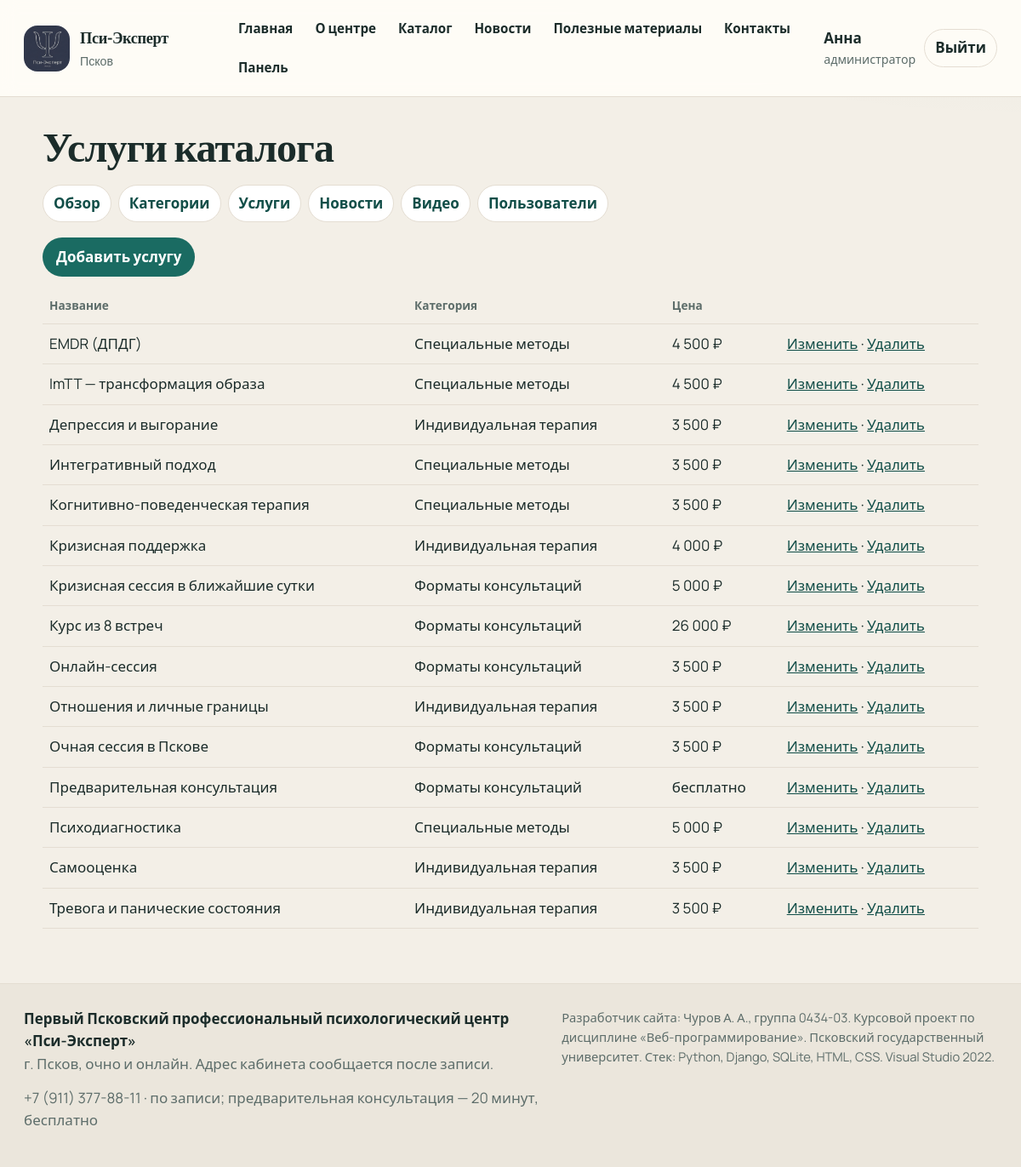
Page /panel/services/ (signed in) on the committed database.
### app/models.py (models this page shows, shortened)
class Service(models.Model):
    category = models.ForeignKey(
        Category,
        on_delete=models.PROTECT,
        related_name='services',
        verbose_name='Категория',
    )
    name = models.CharField('Название', max_length=200)
    price = models.DecimalField('Стоимость, ₽', max_digits=10, decimal_places=2)
    duration = models.CharField('Длительность', max_length=80, default='60 минут')
    method = models.CharField('Метод', max_length=160, blank=True)
    description = models.TextField('Описание')
    image = models.ImageField('Изображение', upload_to='services/', blank=True)
    available = models.BooleanField('Доступна для записи', default=True)
    created_at = models.DateTimeField('Добавлена', auto_now_add=True)
    class Meta:
        ordering = ['name']
        verbose_name = 'Услуга'
        verbose_name_plural = 'Услуги'
    @property
    def price_label(self):
        return format_price(self.price)

class Category(models.Model):
    name = models.CharField('Название', max_length=120)
    name_key = models.CharField('Ключ названия', max_length=120, unique=True, editable=False)
    slug = models.SlugField('Адрес', max_length=140, unique=True)
    description = models.TextField('Описание', blank=True)
    position = models.PositiveIntegerField('Порядок', default=0)
    class Meta:
        ordering = ['position', 'name']
        verbose_name = 'Категория'
        verbose_name_plural = 'Категории'

### app/views.py (the view)
# urls.py: path('panel/services/', views.panel_services, name='panel_services'),
@role_required(Profile.ROLE_ADMIN)
def panel_services(request):
    services = Service.objects.select_related('category')
    return render(request, 'app/panel/services.html', {'services': services})

### app/context_processors.py (called while the page is built)
def site_context(request):
    role = None
    cart_count = 0
    user = request.user
    if user.is_authenticated:
        profile = getattr(user, 'profile', None)
        role = profile.role if profile else None
        if role == 'client':
            cart = Cart.objects.filter(user=user).first()
            if cart:
                cart_count = cart.total_items()
    return {
        'company': COMPANY,
        'user_role': role,
        'cart_count': cart_count,
    }

### app/models.py (called while the page is built)
def format_price(value):
    if value is None:
        return '0'
    amount = Decimal(value)
    if amount == 0:
        return 'бесплатно'
    return f'{int(amount):,}'.replace(',', ' ') + ' ₽'

### app/templates/app/panel/services.html (shortened to what this page needs)
{% extends "app/base.html" %}
{% block content %}
<h1>Услуги каталога</h1>
{% include "app/panel/subnav.html" %}
<p><a class="btn" href="{% url 'service_add' %}">Добавить услугу</a></p>
<table class="table">
    <thead><tr><th>Название</th><th>Категория</th><th>Цена</th><th></th></tr></thead>
    <tbody>
        {% for service in services %}
        <tr>
            <td>{{ service.name }}</td>
            <td>{{ service.category.name }}</td>
            <td>{{ service.price_label }}</td>
            <td>
                <a href="{% url 'service_edit' service.pk %}">Изменить</a>
                · <a href="{% url 'service_delete' service.pk %}">Удалить</a>
            </td>
        </tr>
        {% endfor %}
    </tbody>
</table>
{% endblock %}

### app/templates/app/base.html (shortened to what this page needs)
{% load static %}
<!DOCTYPE html>
<html lang="ru">
<head>
    <link rel="stylesheet" href="{% static 'app/css/site.css' %}">
</head>
<body>
    <header class="site-header">
        <a class="brand" href="{% url 'home' %}">
            <img src="{% static 'app/content/logo_psy.png' %}" alt="">
            <span>
                <strong>{{ company.name }}</strong>
                <small>Псков</small>
            </span>
        </a>
        {% with url_name=request.resolver_match.url_name %}
        <nav class="nav" aria-label="Разделы сайта">
            <a class="{% if url_name == 'home' %}is-active{% endif %}" href="{% url 'home' %}">Главная</a>
            <a class="{% if url_name == 'about' %}is-active{% endif %}" href="{% url 'about' %}">О центре</a>
            <a class="{% if url_name == 'catalog' or url_name == 'catalog_category' or url_name == 'service_detail' %}is-active{% endif %}" href="{% url 'catalog' %}">Каталог</a>
            <a class="{% if url_name == 'news_list' or url_name == 'news_detail' %}is-active{% endif %}" href="{% url 'news_list' %}">Новости</a>
            <a class="{% if url_name == 'materials' %}is-active{% endif %}" href="{% url 'materials' %}">Полезные материалы</a>
            <a class="{% if url_name == 'contacts' %}is-active{% endif %}" href="{% url 'contacts' %}">Контакты</a>
            {% if user_role == 'client' %}
                <a class="{% if url_name == 'cart' or url_name == 'checkout' %}is-active{% endif %}" href="{% url 'cart' %}">Корзина{% if cart_count %} <b>{{ cart_count }}</b>{% endif %}</a>
                <a class="{% if url_name == 'my_orders' or url_name == 'order_edit' %}is-active{% endif %}" href="{% url 'my_orders' %}">Мои заказы</a>
            {% elif user_role == 'manager' %}
                <a class="{% if url_name == 'manager_orders' %}is-active{% endif %}" href="{% url 'manager_orders' %}">Заказы</a>
            {% elif user_role == 'admin' %}
                <a href="{% url 'panel' %}">Панель</a>
            {% else %}
                <a class="{% if url_name == 'login' %}is-active{% endif %}" href="{% url 'login' %}">Вход</a>
                <a class="{% if url_name == 'register' %}is-active{% endif %}" href="{% url 'register' %}">Регистрация</a>
            {% endif %}
        </nav>
        {% endwith %}
        {% if user.is_authenticated %}
        <div class="who">
            <span>
                <strong>{{ user.first_name|default:user.username }}</strong>
                <small>
                    {% if user_role == 'admin' %}администратор
                    {% elif user_role == 'manager' %}менеджер
                    {% else %}клиент{% endif %}
                </small>
            </span>
            <form method="post" action="{% url 'logout' %}">
                <button type="submit">Выйти</button>
            </form>
        </div>
        {% endif %}
    </header>
    <main>
        {% block content %}{% endblock %}
    </main>
    <footer class="site-footer">
        <div>
            <strong>{{ company.legal }}</strong>
            <p>{{ company.address }}</p>
            <p>{{ company.phones.0 }} · {{ company.hours }}</p>
        </div>
        <div>
            <p class="note">{{ company.developer }}</p>
        </div>
    </footer>
</body>
</html>

### app/static/app/css/site.css (style rules this page uses)
:root { --ink: #1b2c2a; --muted: #5d6d6a; --paper: #f3efe7; --card: #fffdf8; --line: #e4ddd2; --teal: #1a6b62; --teal-dark: #114e48; --clay: #b65b45; --sage: #e4f0ec; --shadow: 0 18px 40px rgba(27, 44, 42, 0.08); }
* { box-sizing: border-box; }
html { scroll-behavior: smooth; }
body { margin: 0; color: var(--ink); background: radial-gradient(1200px 500px at 100% -10%, rgba(26, 107, 98, 0.08), transparent 55%), var(--paper); font-family: Manrope, "Segoe UI", sans-serif; font-size: 17px; line-height: 1.55; }
img { max-width: 100%; display: block; }
a { color: var(--teal-dark); }
h1, h2, h3, .brand strong { font-family: Literata, Georgia, serif; font-weight: 650; letter-spacing: -0.02em; }
h1 { font-size: clamp(2.1rem, 4vw, 3.4rem); line-height: 1.15; margin: 0 0 0.4em; }
p { margin: 0 0 0.8em; }
.site-header { display: flex; align-items: center; gap: 22px; padding: 14px 28px; background: rgba(255, 253, 248, 0.92); border-bottom: 1px solid var(--line); position: sticky; top: 0; z-index: 10; backdrop-filter: blur(10px); }
.brand { display: flex; align-items: center; gap: 12px; text-decoration: none; color: inherit; min-width: 220px; }
.brand img { width: 54px; height: 54px; object-fit: cover; border-radius: 16px; background: white; }
.brand strong { display: block; font-size: 1.15rem; }
.brand small { color: var(--muted); font-family: Manrope, sans-serif; font-weight: 500; }
.nav { display: flex; gap: 6px; flex: 1; flex-wrap: wrap; }
.nav a { text-decoration: none; color: var(--ink); padding: 8px 10px; border-radius: 999px; font-weight: 600; font-size: 0.95rem; }
.who { display: flex; align-items: center; gap: 10px; margin-left: auto; }
.who small { display: block; color: var(--muted); }
.who button, .btn, button.btn { border: 0; background: var(--teal); color: white; border-radius: 999px; padding: 10px 16px; font: inherit; font-weight: 700; cursor: pointer; text-decoration: none; display: inline-block; }
.btn.ghost, .who button { background: transparent; color: var(--ink); border: 1px solid var(--line); padding: 8px 12px; }
main { width: min(1100px, calc(100% - 32px)); margin: 28px auto 64px; }
.table { width: 100%; border-collapse: collapse; }
.table th, .table td { text-align: left; padding: 10px 8px; border-bottom: 1px solid var(--line); vertical-align: top; }
.table th { font-size: 0.85rem; color: var(--muted); font-weight: 700; }
.site-footer { border-top: 1px solid var(--line); padding: 28px; display: grid; grid-template-columns: 1.2fr 1fr; gap: 18px; color: var(--muted); background: #ebe6dc; }
.site-footer strong { color: var(--ink); }
.note { font-size: 0.92rem; }

### rows in the picture
Service: name "EMDR (ДПДГ)", category.name "Специальные методы", price_label "4 500 ₽"
Service: name "ImTT — трансформация образа", category.name "Специальные методы", price_label "4 500 ₽"
Service: name "Депрессия и выгорание", category.name "Индивидуальная терапия", price_label "3 500 ₽"
Service: name "Интегративный подход", category.name "Специальные методы", price_label "3 500 ₽"
Service: name "Когнитивно-поведенческая терапия", category.name "Специальные методы", price_label "3 500 ₽"
Service: name "Кризисная поддержка", category.name "Индивидуальная терапия", price_label "4 000 ₽"
Service: name "Кризисная сессия в ближайшие сутки", category.name "Форматы консультаций", price_label "5 000 ₽"
Service: name "Курс из 8 встреч", category.name "Форматы консультаций", price_label "26 000 ₽"
Service: name "Онлайн-сессия", category.name "Форматы консультаций", price_label "3 500 ₽"
Service: name "Отношения и личные границы", category.name "Индивидуальная терапия", price_label "3 500 ₽"
Service: name "Очная сессия в Пскове", category.name "Форматы консультаций", price_label "3 500 ₽"
Service: name "Предварительная консультация", category.name "Форматы консультаций", price_label "бесплатно"
Service: name "Психодиагностика", category.name "Специальные методы", price_label "5 000 ₽"
Service: name "Самооценка", category.name "Индивидуальная терапия", price_label "3 500 ₽"
Service: name "Тревога и панические состояния", category.name "Индивидуальная терапия", price_label "3 500 ₽"

### other values in the picture
{{ company.name }} "Пси-Эксперт"
{{ user.first_name|default:user.username }} "Анна"
{{ company.legal }} "Первый Псковский профессиональный психологический центр «Пси-Эксперт»"
{{ company.address }} "г. Псков, очно и онлайн. Адрес кабинета сообщается после записи."
{{ company.phones.0 }} "+7 (911) 377-88-11"
{{ company.hours }} "по записи; предварительная консультация — 20 минут, бесплатно"
